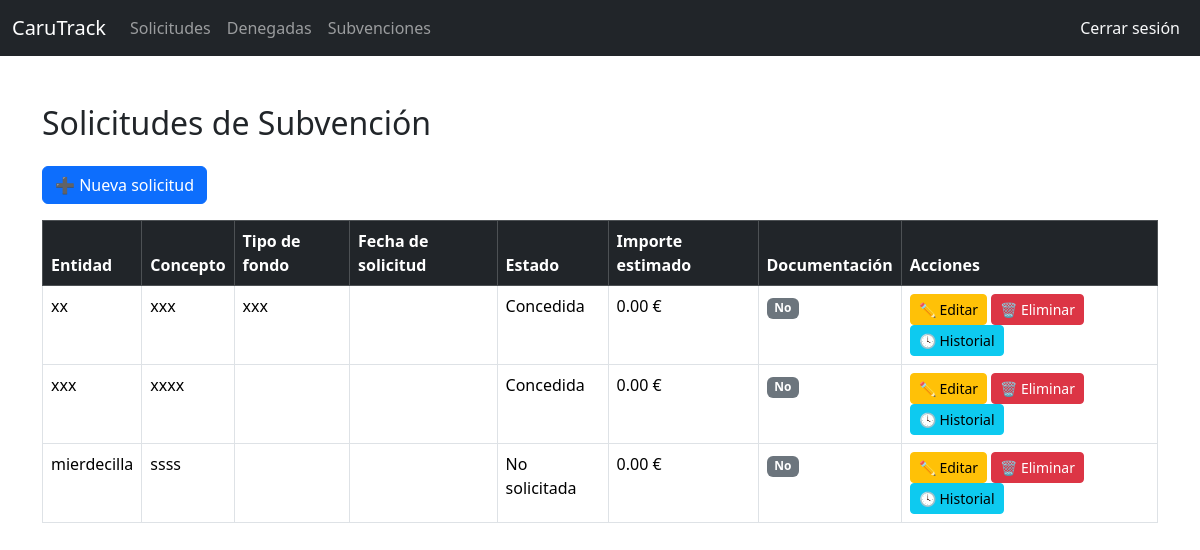
/solicitudes (signed in), run on the app's committed database.
### app/models.py (models this page shows, shortened)
class SolicitudSubvencion(db.Model):
    id = db.Column(db.Integer, primary_key=True)
    entidad = db.Column(db.String(150), nullable=False)
    concepto = db.Column(db.String(250), nullable=False)
    tipo_fondo = db.Column(db.String(100))
    fecha_solicitud = db.Column(db.Date)
    estado = db.Column(db.String(50), nullable=False, default='No solicitada')
    observaciones = db.Column(db.Text)
    importe_estimado = db.Column(db.Float)
    documentacion_adjunta = db.Column(db.Boolean, default=False)
    bloqueada = db.Column(db.Boolean, default=False)  # Nueva lógica de bloqueo

### app/routes.py (the view)
@main.route('/solicitudes')
@login_required
def listar_solicitudes():
    solicitudes = SolicitudSubvencion.query.order_by(SolicitudSubvencion.fecha_solicitud.desc().nullslast()).all()
    return render_template('solicitudes.html', solicitudes=solicitudes)

### app/__init__.py (called while the page is built)
def create_app():
    app = Flask(__name__)
    app.config.from_object('config.Config')
    db.init_app(app)
    migrate.init_app(app, db)
    bcrypt.init_app(app)
    login_manager.init_app(app)
    from .routes import main
    app.register_blueprint(main)
    @login_manager.user_loader
    def load_user(user_id):
        return Usuario.query.get(int(user_id))
    return app

### app/templates/solicitudes.html (shortened to what this page needs)
{% extends "base.html" %}
{% block content %}
<h2 class="mb-4">Solicitudes de Subvención</h2>
<a href="{{ url_for('main.nueva_solicitud') }}" class="btn btn-primary mb-3">➕ Nueva solicitud</a>
<table class="table table-bordered table-hover">
    <thead class="table-dark">
        <tr>
            <th>Entidad</th>
            <th>Concepto</th>
            <th>Tipo de fondo</th>
            <th>Fecha de solicitud</th>
            <th>Estado</th>
            <th>Importe estimado</th>
            <th>Documentación</th>
            <th>Acciones</th>
        </tr>
    </thead>
    <tbody>
        {% for s in solicitudes %}
        <tr class="{% if s.bloqueada %}table-secondary{% endif %}">
            <td>{{ s.entidad }}</td>
            <td>{{ s.concepto }}</td>
            <td>{{ s.tipo_fondo }}</td>
            <td>{{ s.fecha_solicitud.strftime('%d/%m/%Y') if s.fecha_solicitud }}</td>
            <td>{{ s.estado }}</td>
            <td>{{ "{:,.2f}".format(s.importe_estimado or 0) }} €</td>
            <td>
                {% if s.documentacion_adjunta %}
                    <span class="badge bg-success">Sí</span>
                {% else %}
                    <span class="badge bg-secondary">No</span>
                {% endif %}
            </td>
            <td>
                <a href="{{ url_for('main.editar_solicitud', id=s.id) }}" class="btn btn-sm btn-warning">✏️ Editar</a>
                <a href="{{ url_for('main.eliminar_solicitud', id=s.id) }}" class="btn btn-sm btn-danger"
                   onclick="return confirm('¿Estás seguro de que quieres eliminar esta solicitud?')">🗑️ Eliminar</a>
                <a href="{{ url_for('main.ver_historial', id=s.id) }}" class="btn btn-sm btn-info">🕓 Historial</a>
            </td>
        </tr>
        {% else %}
        <tr>
            <td colspan="8" class="text-center">No hay solicitudes registradas.</td>
        </tr>
        {% endfor %}
    </tbody>
</table>
{% endblock %}

### app/templates/base.html (shortened to what this page needs)
<!DOCTYPE html>
<html lang="es">
<head>
    <link href="https://cdn.jsdelivr.net/npm/bootstrap@5.3.2/dist/css/bootstrap.min.css" rel="stylesheet">
</head>
<body>
<nav class="navbar navbar-expand-lg navbar-dark bg-dark">
    <div class="container-fluid">
        <a class="navbar-brand" href="{{ url_for('main.index') }}">CaruTrack</a>
        <div class="collapse navbar-collapse" id="navbarNav">
            <ul class="navbar-nav me-auto">
                <li class="nav-item">
                    <a class="nav-link" href="{{ url_for('main.listar_solicitudes') }}">Solicitudes</a>
                </li>
                <li class="nav-item">
                    <a class="nav-link" href="{{ url_for('main.listar_denegadas') }}">Denegadas</a>
                </li>
                <li class="nav-item">
                    <a class="nav-link" href="{{ url_for('main.index') }}">Subvenciones</a>
                </li>
            </ul>
            <ul class="navbar-nav">
                <li class="nav-item">
                    <a class="nav-link text-light" href="{{ url_for('main.logout') }}">Cerrar sesión</a>
                </li>
            </ul>
        </div>
    </div>
</nav>
<div class="container py-5">
    {% block content %}
    {% endblock %}
</div>
</body>
</html>

### data on the page
SolicitudSubvencion: entidad "xx", concepto "xxx", tipo_fondo "xxx", estado "Concedida", importe_estimado "0.00", documentacion_adjunta "No"
SolicitudSubvencion: entidad "xxx", concepto "xxxx", estado "Concedida", importe_estimado "0.00", documentacion_adjunta "No"
SolicitudSubvencion: entidad "mierdecilla", concepto "ssss", estado "No solicitada", importe_estimado "0.00", documentacion_adjunta "No"
